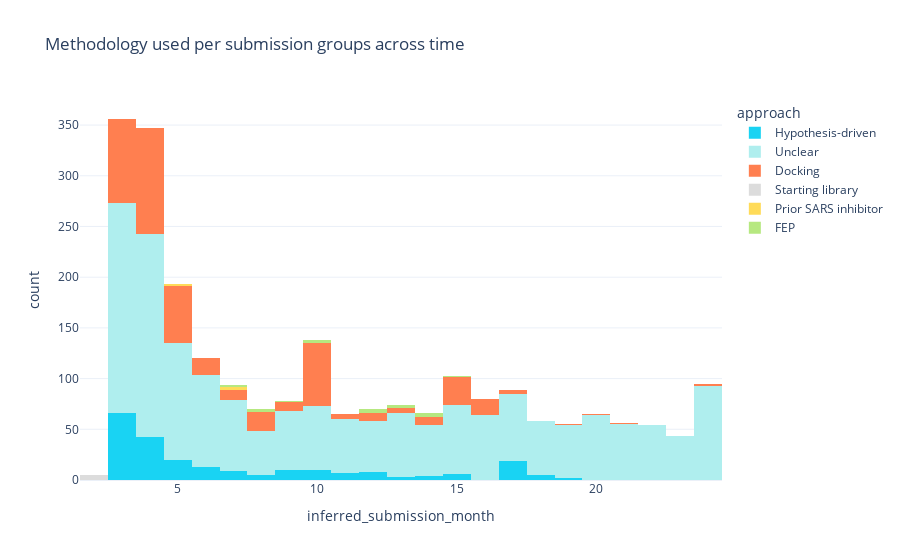

Here is the notebook cell this chart was saved with:
### Code cell
import plotly.express as px

fig = px.histogram(moonshot.drop_duplicates('CID_group'), 
                     'inferred_submission_month', 
                     color='approach',
                     color_discrete_map = {'Docking': '#ff7f50', 'Hypothesis-drivenL':'#30d5c8','Unclear': '#afeeee',
                                           'Prior SARS inhibitor':'#ffdb58','Starting library': 'gainsboro'},
                     title='Methodology used per submission groups across time',
                     template='plotly_white',
                    )
fig.write_image("images/methodology_time.svg", width=800, height=800, scale=2)
fig.write_image('images/methodology_time.jpg')
fig

### Figure 1 — Plotly figure (JSON) as saved in the notebook; plotly's stock layout.template omitted (floating-point values rounded to 4 significant figures; data arrays with more than 128 entries replaced by an {"elided": "..."} marker saying what was removed)
{"data": [{"alignmentgroup": "True", "bingroup": "x", "hovertemplate": "approach=Hypothesis-driven<br>inferred_submission_month=%{x}<br>count=%{y}<extra></extra>", "legendgroup": "Hypothesis-driven", "marker": {"color": "#19d3f3", "pattern": {"shape": ""}}, "name": "Hypothesis-driven", "offsetgroup": "Hypothesis-driven", "orientation": "v", "showlegend": true, "type": "histogram", "x": {"elided": "229 int values"}, "xaxis": "x", "yaxis": "y"}, {"alignmentgroup": "True", "bingroup": "x", "hovertemplate": "approach=Unclear<br>inferred_submission_month=%{x}<br>count=%{y}<extra></extra>", "legendgroup": "Unclear", "marker": {"color": "#afeeee", "pattern": {"shape": ""}}, "name": "Unclear", "offsetgroup": "Unclear", "orientation": "v", "showlegend": true, "type": "histogram", "x": {"elided": "1676 int values"}, "xaxis": "x", "yaxis": "y"}, {"alignmentgroup": "True", "bingroup": "x", "hovertemplate": "approach=Docking<br>inferred_submission_month=%{x}<br>count=%{y}<extra></extra>", "legendgroup": "Docking", "marker": {"color": "#ff7f50", "pattern": {"shape": ""}}, "name": "Docking", "offsetgroup": "Docking", "orientation": "v", "showlegend": true, "type": "histogram", "x": {"elided": "438 int values"}, "xaxis": "x", "yaxis": "y"}, {"alignmentgroup": "True", "bingroup": "x", "hovertemplate": "approach=Starting library<br>inferred_submission_month=%{x}<br>count=%{y}<extra></extra>", "legendgroup": "Starting library", "marker": {"color": "gainsboro", "pattern": {"shape": ""}}, "name": "Starting library", "offsetgroup": "Starting library", "orientation": "v", "showlegend": true, "type": "histogram", "x": [2, 2, 2, 2, 2], "xaxis": "x", "yaxis": "y"}, {"alignmentgroup": "True", "bingroup": "x", "hovertemplate": "approach=Prior SARS inhibitor<br>inferred_submission_month=%{x}<br>count=%{y}<extra></extra>", "legendgroup": "Prior SARS inhibitor", "marker": {"color": "#ffdb58", "pattern": {"shape": ""}}, "name": "Prior SARS inhibitor", "offsetgroup": "Prior SARS inhibitor", "orientation": "v", "showlegend": true, "type": "histogram", "x": [5, 5, 7, 7, 7], "xaxis": "x", "yaxis": "y"}, {"alignmentgroup": "True", "bingroup": "x", "hovertemplate": "approach=FEP<br>inferred_submission_month=%{x}<br>count=%{y}<extra></extra>", "legendgroup": "FEP", "marker": {"color": "#B6E880", "pattern": {"shape": ""}}, "name": "FEP", "offsetgroup": "FEP", "orientation": "v", "showlegend": true, "type": "histogram", "x": [7, 7, 8, 8, 8, 9, 10, 10, 10, 12, 12, 12, 12, 13, 13, 13, 14, 14, 14, 14, 15], "xaxis": "x", "yaxis": "y"}], "layout": {"autosize": true, "barmode": "relative", "legend": {"title": {"text": "approach"}, "tracegroupgap": 0}, "title": {"text": "Methodology used per submission groups across time"}, "xaxis": {"anchor": "y", "autorange": true, "domain": [0, 1], "range": [1.5, 24.5], "title": {"text": "inferred_submission_month"}, "type": "linear"}, "yaxis": {"anchor": "x", "autorange": true, "domain": [0, 1], "range": [0, 374.7], "title": {"text": "count"}}}}
